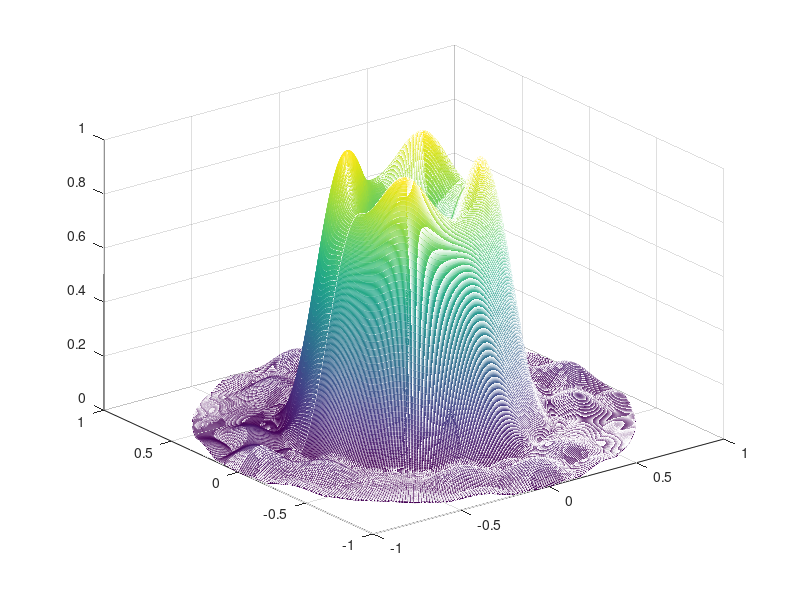

Write MATLAB code to recreate this figure.
%linear array defined by weight of kaiser window
% N=41;%elements'number
% f=3e9;
% c=3e8;
% lemda=c/f;
% d=lemda/2;
% %weight
% beta=6;
% ns=-(N-1)/2:1:(N-1)/2;
% I=besseli(0,beta*sqrt(1-(2*ns/N).^2));
% I=I/I((N+1)/2);
% k=2*pi/lemda;
% theta=linspace(0,pi,1000);
% u=cos(theta);
% S=zeros(1,length(u));
% for n=0:N-1
%     S=S+I(n+1)*exp(i*(n-(N-1)/2)*k*d*u);
% end
% S=abs(S);
% S=S/max(S);
% S=20*log10(S);
% plot(u,S);
%--------------------------------------------------------------------------
%planar array defined by weight of kaiser window
clear;
M=5;
N=5;
f=3e9;
c=3e8;
lemda=c/f;
dx=lemda/2;
dy=lemda/2;
%weight
beta=5;
I=zeros(M,N);
for m=1:M
    for n=1:N
%         if sqrt(m^2+n^2)<10
        I(m,n)=0.4*pi*besselj(1,0.4*pi*sqrt(m^2+n^2))/(2*pi*sqrt(m^2+n^2))*...
            besseli(0,beta*sqrt(1-(sqrt(m^2+n^2)/14).^2))/besseli(0,beta);
%         end
    end
end
k=2*pi/lemda;
theta=linspace(-pi/2,pi/2,500);
phi=linspace(0,2*pi,500);
u=sin(theta')*cos(phi);
v=sin(theta')*sin(phi);
S=zeros(size(u));
for m=1:M
    for n=1:N
        S=S+4*I(m,n)*cos(k*(2*n-1)/2*dx*u).*cos(k*(2*m-1)/2*dx*v);
    end
end
S=abs(S);
S=S/max(max(S));
% S=20*log10(S);
% plot(theta,S(:,1));
mesh(u,v,S);
